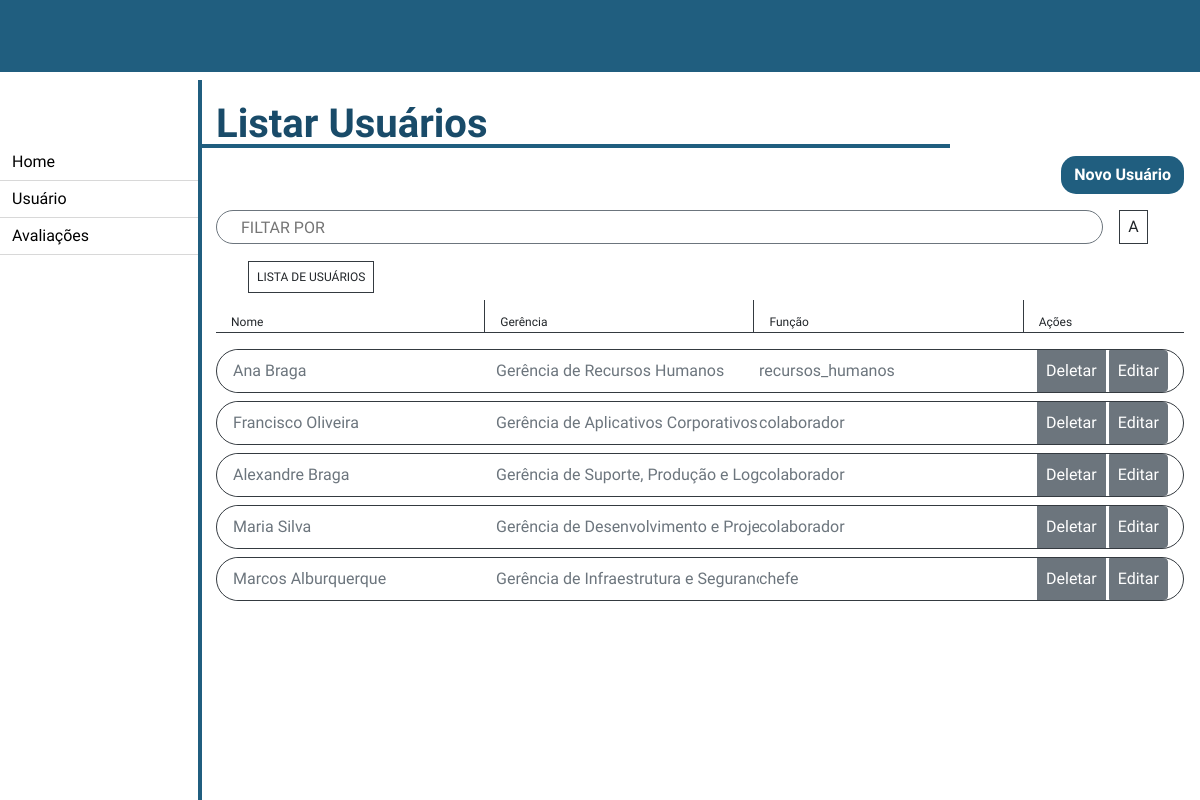
/recursos_humanos/listar_usuarios/, run on an earlier commit of the app's database.
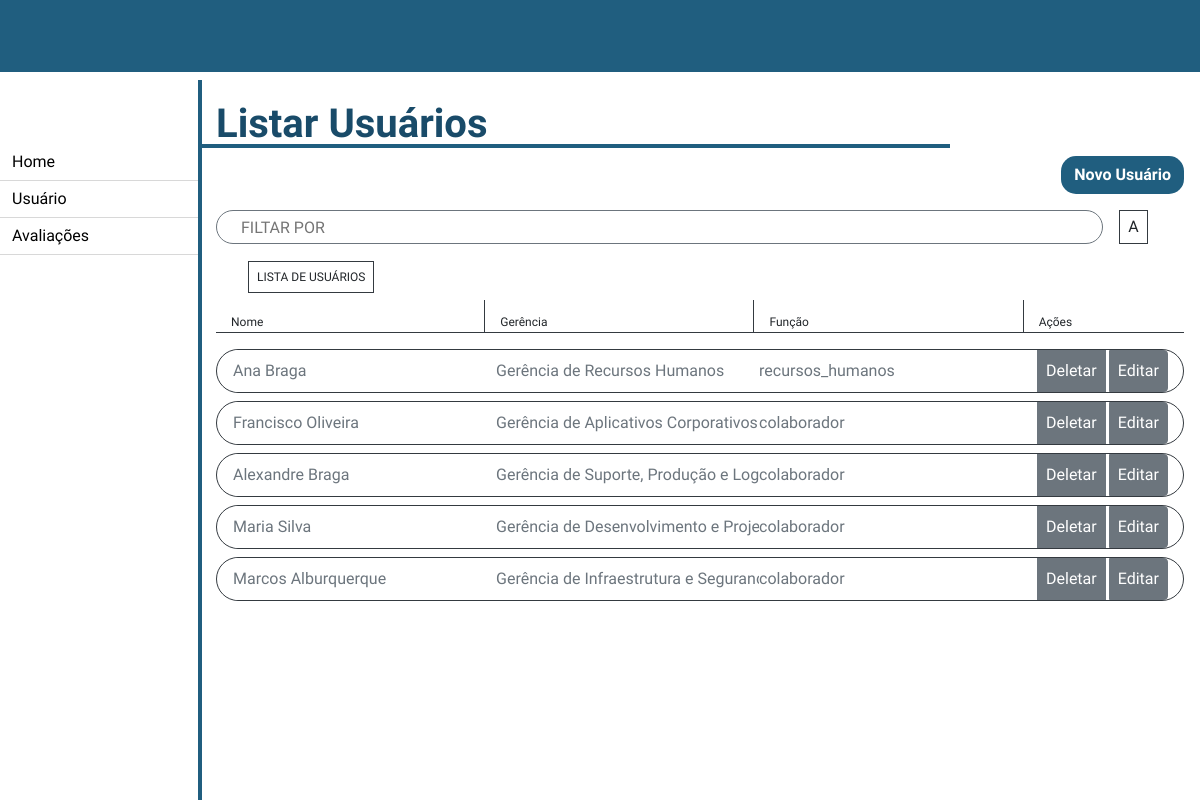
And on a later commit of the database.
### recursos_humanos/models.py (models this page shows, shortened)
class Usuario(models.Model):
    FUNCAO = (
        ('presidente', "Presidente"),
        ('diretos', "Diretor"),
        ('gerente', "Gerente"),
        ('chefe', "Chefe"),
        ('colaborador', "Colaborador"),
        ('cedido', "Cedido a outro orgão"),
        ('recursos_humanos', "Recursos Humanos"),
    )
    CLASSE = (
        ('classe1', "Classe 1"),
        ('classe2', "Classe 2"),
        ('classe3', "Classe 3"),
    )
    NIVEL = (
        ('', '----'),
        ('i', "I"),
        ('ii', "II"),
        ('iii', "III"),
        ('iv', "IV"),
        ('v', "V"),
        ('vi', "VI"),
        ('vii', "VII"),
        ('viii', "VIII"),
        ('ix', "IX"),
        ('x', "X"),
        ('xi', "XI"),
        ('xii', "XII"),
    )
    nome = models.CharField(max_length=100, blank=False, null=False)
    senha = models.CharField(max_length=20, blank=False, null=False)
    email = models.EmailField(blank=False, null=False)
    cpf = models.CharField(max_length=14, blank=False, null=False)
    data_criacao_usuario = models.DateField(default=datetime.now, blank=False, null=False)
    data_atualizacao_usuario = models.DateField(blank=True, null=True)
    data_inativacao_usuario = models.DateField(blank=True, null=True)
    data_ultima_avaliacao = models.DateField(blank=True, null=True)
    setor = models.CharField(max_length=50)
    cargo = models.CharField(max_length=50)
    funcao = models.CharField(max_length=20, choices=FUNCAO)
    classe = models.CharField(max_length=20, choices=CLASSE)
    nivel = models.CharField(max_length=5, choices=NIVEL, blank=True, null=True)
    gerencia = models.ForeignKey('Gerencia', on_delete=models.CASCADE)
    diretoria = models.ForeignKey('Diretoria', on_delete=models.CASCADE)
    efetivo = models.BooleanField(default=False)
    inativo = models.BooleanField(default=False)
    meritos = models.ManyToManyField(FatorDesempenhoMerito, blank=True)
    demeritos = models.ManyToManyField(FatorDesempenhoDemerito, blank=True)
    avaliacoes = models.ManyToManyField(AvaliacaoDesempenho, blank=True)
    class Meta:
        verbose_name = "Usuário"

class Gerencia(models.Model):
    gerencia = models.CharField(max_length=100, blank=False, null=False)
    diretoria = models.ForeignKey(Diretoria, on_delete=models.CASCADE)
    class Meta:
        verbose_name = "Gerência"
    def __str__(self) -> str:
        return self.gerencia

### recursos_humanos/views.py (the view)
# urls.py: path('listar_usuarios/', views.listar_usuarios, name='listar_usuarios'),
def listar_usuarios(request):
    usuarios = Usuario.objects.all()
    return render(request, "recursos_humanos/listar_usuarios.html", {'usuarios': usuarios})

### templates/recursos_humanos/listar_usuarios.html (shortened to what this page needs)
{% extends './home.html' %}
{% block 'conteudo' %}
<h1 class="pl-3 my-2 w-75 font-weight-bold">Listar Usuários</h1>
<div class="d-flex justify-content-end mb-3 mr-3">
    <a href="{% url 'cadastrar_usuario' %}" class="btn font-weight-bold btn--enviar">Novo Usuário</a>
</div>
<div class="row mb-4 mx-3">
    <input type="text" class="border border-secondary pl-4 text-uppercase text-muted col-11"
        style="width: 100%; border-radius: 50px;" id="myInput"
        placeholder="Filtar por {% block 'filtro' %}{% endblock %}">
    <div class="border border-dark p-2 ml-3">A</div>
</div>
<small class="border border-dark ml-5 p-2 text-uppercase">Lista de Usuários</small>
<div class="row mx-3 mt-3 border-bottom border-dark d-flex align-items-center">
    <small class="col pt-3 pb-1">Nome</small>
    <small class="col border-left border-dark pt-3 pb-1">Gerência</small>
    <small class="col border-left border-dark pt-3 pb-1">Função</small>
    <small class="col-2 border-left border-dark pt-3 pb-1">Ações</small>
</div>
<form class="form mt-3 mx-3">
    <div class="input-group mb-3">
        {% for usuario in usuarios %}
        <div class="input-group border border-dark w-100 mb-2" style="border-radius: 50px;">
            <input type="text" class="col form-control border-0 ml-3 p-0 bg-white" placeholder="{{ usuario.nome }}"
                aria-label="{{ usuario.nome }}" disabled>
            <input type="text" class="col form-control border-0 p-0 bg-white" placeholder="{{ usuario.gerencia }}"
                aria-label="{{ usuario.gerencia }}" disabled>
            <input type="text" class="col form-control border-0 p-0 bg-white" placeholder="{{ usuario.funcao }}"
                aria-label="{{ usuario.funcao }}" disabled>
            <div class="col-2 input-group-append">
                <button class="btn btn-secondary p-2 mr-1" type="button" id="botao-deletar" data-toggle="modal"
                    data-target="#deletar_usuario_{{usuario.id}}">Deletar</button>
                <a href="{% url 'editar_usuario' usuario.id %}" class="btn btn-secondary p-2 mr-3"
                    id="botao-editar">Editar</a>
            </div>
        </div>
        {% endfor %}
    </div>
</form>
{% endblock %}

What changed in the data, as far as the page shows it:
changed Usuario "Marcos Alburquerque": funcao "chefe" → "colaborador"
